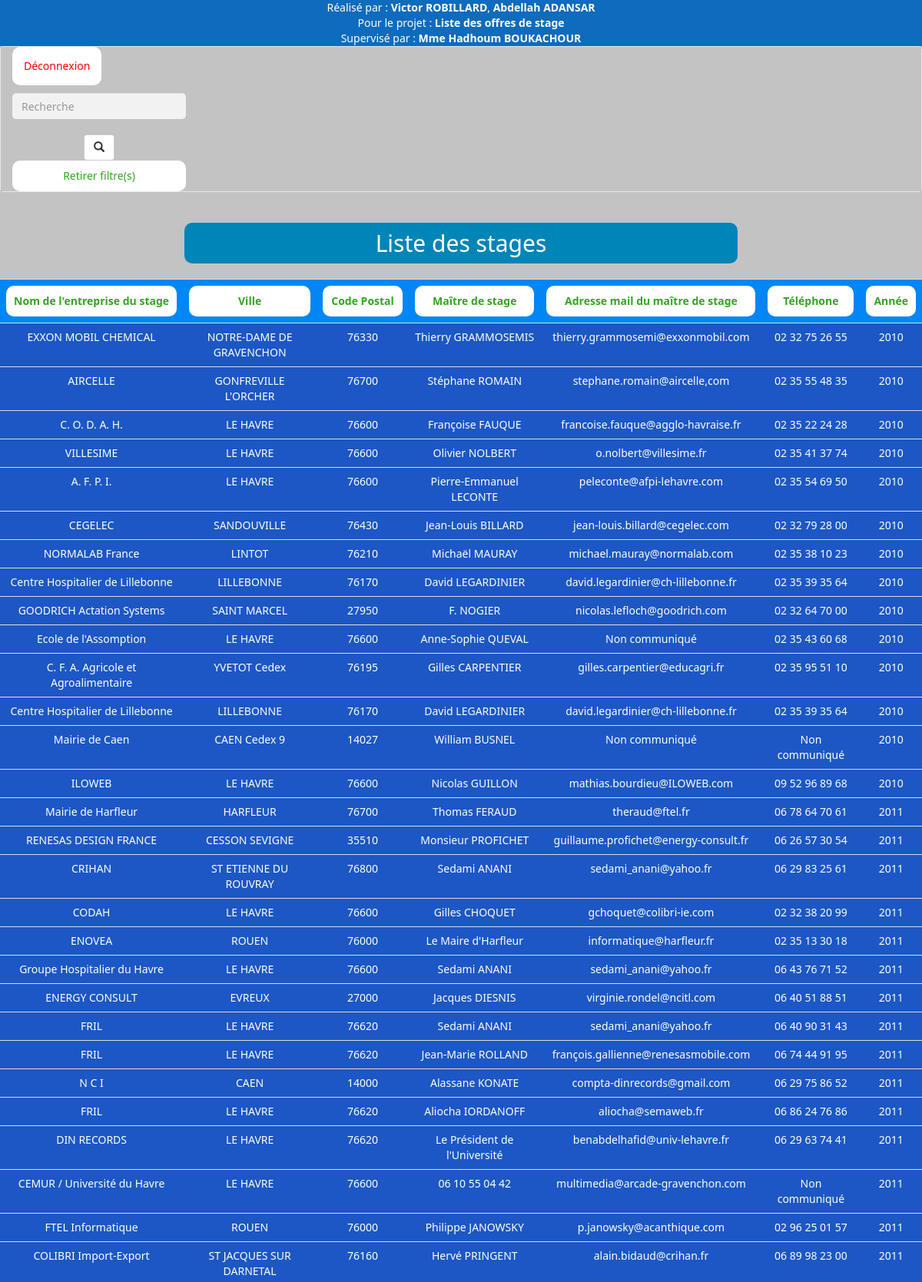
The page /listeUser.php (signed in, upper part) on the database its author committed.
### tables this page shows
CREATE TABLE `offre` (
  `nomEnt` varchar(50) NOT NULL,
  `ville` varchar(50) NOT NULL,
  `codePostal` int(5) NOT NULL,
  `maitreStg` varchar(50) NOT NULL,
  `mail` varchar(50) NOT NULL,
  `telephone` varchar(20) NOT NULL,
  `id` int(3) NOT NULL,
  `annee` year(4) NOT NULL
);

### listeUser.php (the view, shortened to what this page needs)
<?php
$conn = mysqli_connect("localhost", "root", "", "stage");
$sort = isset($_GET['sort']) ? $_GET['sort'] : '';
$order = isset($_GET['order']) ? $_GET['order'] : 'asc';
if (isset($_POST['search'])) {
    $search_term = $_POST['search_term'];
    $resut = mysqli_query($conn, "SELECT * FROM offre WHERE nomEnt LIKE '%$search_term%'  OR ville LIKE '%$search_term%' OR codePostal LIKE '%$search_term%'
    OR maitreStg LIKE '%$search_term%' OR mail LIKE '%$search_term%' OR telephone LIKE '%$search_term%' OR annee LIKE '%$search_term%'");
    $resultat = mysqli_fetch_all($resut);
}
else if ($sort != '' && $order != '') {
    $resut = mysqli_query($conn, "SELECT * FROM offre ORDER BY $sort $order");
    $resultat = mysqli_fetch_all($resut);
}
else {
    $resut = mysqli_query($conn, "SELECT * FROM offre");
    $resultat = mysqli_fetch_all($resut);
}
?>
<!DOCTYPE html>
<html lang="en">
<head>
    <link rel="stylesheet" href="https://maxcdn.bootstrapcdn.com/bootstrap/3.4.1/css/bootstrap.min.css">
    <link rel="stylesheet" href="styleListe.css">
</head>
<body>
    <header>
        <div class="HautDePage">
            Réalisé par :
            <strong>Victor ROBILLARD</strong>,
            <strong>Abdellah ADANSAR</strong>
            <br>
            Pour le projet :
            <strong>Liste des offres de stage</strong>
            <br>
            Supervisé par :
            <strong> Mme Hadhoum BOUKACHOUR </strong>
        </div>
    </header>
    <main>
        <form action="" method="post">
            <div class="navbar navbar-default">
                <div class="container-fluid">
                    <ul class="nav navbar-nav">
                        <li><a href="logout.php" style="color: red; background-color: white;">Déconnexion</a></li><br><br><br>
                        <input type="text" class="form-control" placeholder="Recherche" name="search_term"><br>
                        <button type="submit" class="btn btn-default" name="search"><span class="glyphicon glyphicon-search"></span></button>
                        <a href="listeUser.php">Retirer filtre(s)</a>
                    </ul>
                </div>
            </div>
            <center>
                <h2>Liste des stages</h2>
            </center>
            <table class="table">
                <tr>
                    <th><a href="?sort=nomEnt&order=<?php echo $sort == 'nomEnt' && $order == 'asc' ? 'desc' : 'asc'; ?>">Nom de l'entreprise du stage</a></th>
                    <th><a href="?sort=ville&order=<?php echo $sort == 'ville' && $order == 'asc' ? 'desc' : 'asc'; ?>">Ville</a></th>
                    <th style="width: 10%;"><a href="?sort=codePostal&order=<?php echo $sort == 'codePostal' && $order == 'asc' ? 'desc' : 'asc'; ?>">Code Postal</a></th>
                    <th><a href="?sort=maitreStg&order=<?php echo $sort == 'maitreStg' && $order == 'asc' ? 'desc' : 'asc'; ?>">Maître de stage</a></th>
                    <th><a href="?sort=mail&order=<?php echo $sort == 'mail' && $order == 'asc' ? 'desc' : 'asc'; ?>">Adresse mail du maître de stage</a></th>
                    <th><a href="?sort=telephone&order=<?php echo $sort == 'telephone' && $order == 'asc' ? 'desc' : 'asc'; ?>">Téléphone</a></th>
                    <th><a href="?sort=annee&order=<?php echo $sort == 'annee' && $order == 'asc' ? 'desc' : 'asc'; ?>">Année</a></th>
                </tr>
                <?php
                foreach ($resultat as $res) {
                    echo "<tr>
                        <td><input type='hidden' name='nomEnt' value='$res[0]'>$res[0]</td>
                        <td><input type='hidden' name='ville' value='$res[1]'>$res[1]</td>
                        <td><input type='hidden' name='codePostal' value='$res[2]'>$res[2]</td>
                        <td><input type='hidden' name='nomM' value='$res[3]'>$res[3]</td>
                        <td><input type='hidden' name='mail' value='$res[4]'>$res[4]</td>
                        <td><input type='hidden' name='telephone' value='$res[5]'>$res[5]</td>
                        <td><input type='hidden' name='annee' value='$res[7]'>$res[7]</td>
                    </tr>";
                }
                ?>
            </table>
            <br>
        </form>
    </main>
</body>
</html>

### styleListe.css (style rules this page uses)
body { font-family: system-ui; }
form { display: flex; flex-direction: column; background-color: rgb(195, 195, 195); }
h2 { color: #ffffff; background-color: #0085b9; display: flex; flex-direction: column; align-items: center; justify-content: center; margin: 20px auto; width: 60%; height: auto; padding: 10px; border-radius: 10px; }
a { color: #2ea81c; background-color: white; text-decoration: none; display: flex; flex-direction: column; align-items: center; padding: 10px; border-radius: 10px; transition: all 0.3s ease; }
td { color: #ffffff; text-align: center; background-color: #1c57c5; }
th { text-align: center; background-color: #0087f5; }
div { text-align: center; background-color: rgb(195, 195, 195); }
input[type="text"], button { border-radius: 5px; border: none; background-color: #f2f2f2; width: auto; }
header { display: block; }
.HautDePage { text-align: center; color: #fff; background-color: #0f6bbd; }

### rows shown on the page
offre: nomEnt "EXXON MOBIL CHEMICAL", ville "NOTRE-DAME DE GRAVENCHON", codePostal "76330", maitreStg "Thierry GRAMMOSEMIS", mail "thierry.grammosemi@exxonmobil.com", telephone "02 32 75 26 55", annee "2010"
offre: nomEnt "AIRCELLE", ville "GONFREVILLE L'ORCHER", codePostal "76700", maitreStg "Stéphane ROMAIN", mail "stephane.romain@aircelle,com", telephone "02 35 55 48 35", annee "2010"
offre: nomEnt "C. O. D. A. H.", ville "LE HAVRE", codePostal "76600", maitreStg "Françoise FAUQUE", mail "francoise.fauque@agglo-havraise.fr", telephone "02 35 22 24 28", annee "2010"
offre: nomEnt "VILLESIME", ville "LE HAVRE", codePostal "76600", maitreStg "Olivier NOLBERT", mail "o.nolbert@villesime.fr", telephone "02 35 41 37 74", annee "2010"
offre: nomEnt "A. F. P. I.", ville "LE HAVRE", codePostal "76600", maitreStg "Pierre-Emmanuel LECONTE", mail "peleconte@afpi-lehavre.com", telephone "02 35 54 69 50", annee "2010"
offre: nomEnt "CEGELEC", ville "SANDOUVILLE", codePostal "76430", maitreStg "Jean-Louis BILLARD", mail "jean-louis.billard@cegelec.com", telephone "02 32 79 28 00", annee "2010"
offre: nomEnt "NORMALAB France", ville "LINTOT", codePostal "76210", maitreStg "Michaël MAURAY", mail "michael.mauray@normalab.com", telephone "02 35 38 10 23", annee "2010"
offre: nomEnt "Centre Hospitalier de Lillebonne", ville "LILLEBONNE", codePostal "76170", maitreStg "David LEGARDINIER", mail "david.legardinier@ch-lillebonne.fr", telephone "02 35 39 35 64", annee "2010"
offre: nomEnt "GOODRICH Actation Systems", ville "SAINT MARCEL", codePostal "27950", maitreStg "F. NOGIER", mail "nicolas.lefloch@goodrich.com", telephone "02 32 64 70 00", annee "2010"
offre: nomEnt "Ecole de l'Assomption", ville "LE HAVRE", codePostal "76600", maitreStg "Anne-Sophie QUEVAL", mail "Non communiqué", telephone "02 35 43 60 68", annee "2010"
offre: nomEnt "C. F. A. Agricole et Agroalimentaire", ville "YVETOT Cedex", codePostal "76195", maitreStg "Gilles CARPENTIER", mail "gilles.carpentier@educagri.fr", telephone "02 35 95 51 10", annee "2010"
offre: nomEnt "Centre Hospitalier de Lillebonne", ville "LILLEBONNE", codePostal "76170", maitreStg "David LEGARDINIER", mail "david.legardinier@ch-lillebonne.fr", telephone "02 35 39 35 64", annee "2010"
offre: nomEnt "Mairie de Caen", ville "CAEN Cedex 9", codePostal "14027", maitreStg "William BUSNEL", mail "Non communiqué", telephone "Non communiqué", annee "2010"
offre: nomEnt "ILOWEB", ville "LE HAVRE", codePostal "76600", maitreStg "Nicolas GUILLON", mail "mathias.bourdieu@ILOWEB.com", telephone "09 52 96 89 68", annee "2010"
offre: nomEnt "Mairie de Harfleur", ville "HARFLEUR", codePostal "76700", maitreStg "Thomas FERAUD", mail "theraud@ftel.fr", telephone "06 78 64 70 61", annee "2011"
offre: nomEnt "RENESAS DESIGN FRANCE", ville "CESSON SEVIGNE", codePostal "35510", maitreStg "Monsieur PROFICHET", mail "guillaume.profichet@energy-consult.fr", telephone "06 26 57 30 54", annee "2011"
offre: nomEnt "CRIHAN", ville "ST ETIENNE DU ROUVRAY", codePostal "76800", maitreStg "Sedami ANANI", mail "sedami_anani@yahoo.fr", telephone "06 29 83 25 61", annee "2011"
offre: nomEnt "CODAH", ville "LE HAVRE", codePostal "76600", maitreStg "Gilles CHOQUET", mail "gchoquet@colibri-ie.com", telephone "02 32 38 20 99", annee "2011"
offre: nomEnt "ENOVEA", ville "ROUEN", codePostal "76000", maitreStg "Le Maire d'Harfleur", mail "informatique@harfleur.fr", telephone "02 35 13 30 18", annee "2011"
offre: nomEnt "Groupe Hospitalier du Havre", ville "LE HAVRE", codePostal "76600", maitreStg "Sedami ANANI", mail "sedami_anani@yahoo.fr", telephone "06 43 76 71 52", annee "2011"
offre: nomEnt "ENERGY CONSULT", ville "EVREUX", codePostal "27000", maitreStg "Jacques DIESNIS", mail "virginie.rondel@ncitl.com", telephone "06 40 51 88 51", annee "2011"
offre: nomEnt "FRIL", ville "LE HAVRE", codePostal "76620", maitreStg "Sedami ANANI", mail "sedami_anani@yahoo.fr", telephone "06 40 90 31 43", annee "2011"
offre: nomEnt "FRIL", ville "LE HAVRE", codePostal "76620", maitreStg "Jean-Marie ROLLAND", mail "françois.gallienne@renesasmobile.com", telephone "06 74 44 91 95", annee "2011"
offre: nomEnt "N C I", ville "CAEN", codePostal "14000", maitreStg "Alassane KONATE", mail "compta-dinrecords@gmail.com", telephone "06 29 75 86 52", annee "2011"
offre: nomEnt "FRIL", ville "LE HAVRE", codePostal "76620", maitreStg "Aliocha IORDANOFF", mail "aliocha@semaweb.fr", telephone "06 86 24 76 86", annee "2011"
offre: nomEnt "DIN RECORDS", ville "LE HAVRE", codePostal "76620", maitreStg "Le Président de l'Université", mail "benabdelhafid@univ-lehavre.fr", telephone "06 29 63 74 41", annee "2011"
offre: nomEnt "CEMUR / Université du Havre", ville "LE HAVRE", codePostal "76600", maitreStg "06 10 55 04 42", mail "multimedia@arcade-gravenchon.com", telephone "Non communiqué", annee "2011"
offre: nomEnt "FTEL Informatique", ville "ROUEN", codePostal "76000", maitreStg "Philippe JANOWSKY", mail "p.janowsky@acanthique.com", telephone "02 96 25 01 57", annee "2011"
offre: nomEnt "COLIBRI Import-Export", ville "ST JACQUES SUR DARNETAL", codePostal "76160", maitreStg "Hervé PRINGENT", mail "alain.bidaud@crihan.fr", telephone "06 89 98 23 00", annee "2011"
